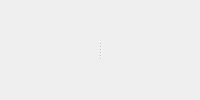
<?xml version="1.0" encoding="UTF-8"?>
<ui version="4.0">
 <class>DataViewByteAndBitmap</class>
 <widget class="QWidget" name="DataViewByteAndBitmap">
  <layout class="QVBoxLayout" name="dataViewByteAndBitmapLayout">
   <property name="leftMargin">
    <number>0</number>
   </property>
   <property name="topMargin">
    <number>0</number>
   </property>
   <property name="rightMargin">
    <number>0</number>
   </property>
   <property name="bottomMargin">
    <number>0</number>
   </property>
   <item>
    <widget class="QSplitter" name="byteBitmapSplitter">
     <property name="orientation">
      <enum>Qt::Horizontal</enum>
     </property>
     <widget class="QWidget" name="currentCharacterHost" native="true"/>
     <widget class="QWidget" name="bitmapHost" native="true"/>
    </widget>
   </item>
  </layout>
 </widget>
 <resources/>
 <connections/>
</ui>
